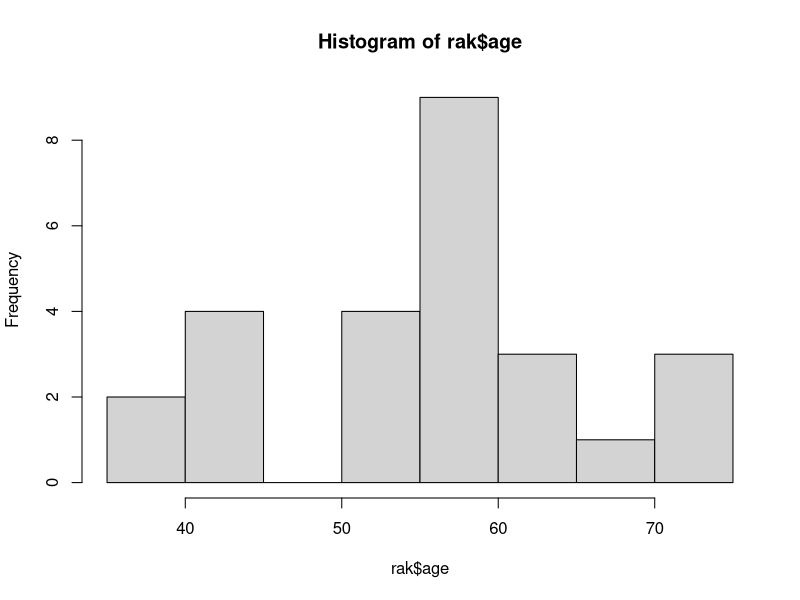

Source code (R): (Note: this script raises an error after producing the figure.)
library(survival)
library(survminer)

rak <- ovarian
rak.surv <- Surv(time = ovarian$futime, event = ovarian$fustat)
rak.surv  

#ggsurvplot(rak.fit, data=rak, pval = TRUE)

rak.hist <- hist(rak$age)

rak$age <- ifelse(rak$age >= 55, 1, 0) #granica podziału ===> 55 lat

# AGE
rak.fit.age <- survfit(rak.surv ~ age, data=rak)
summary(rak.fit.age)

rak.result.age <- survfit(rak.surv ~ age, data = rak)

g1 <- ggsurvplot(rak.result.age, data=rak, pval = TRUE)
g1

# RESID.DS
rak.fit.resid <- survfit(rak.surv ~ resid.ds, data=rak)
summary(rak.fit.resid)

rak.result.resid <- survfit(rak.surv ~ resid.ds, data = rak)

g2 <- ggsurvplot(rak.result.resid, data=rak, pval = TRUE)
g2

# ECOG.PS
rak.fit.ecog <- survfit(rak.surv ~ ecog.ps, data=rak)
summary(rak.fit.resid)

rak.result.ecog <- survfit(rak.surv ~ ecog.ps, data = rak)

g3 <- ggsurvplot(rak.result.ecog, data=rak, pval = TRUE)
g3

#H0: Funkcje przeżycia w różnych grupach nie różnią się statystycznie od siebie.

# AGE: S(t) różnią się statystycznie w różnych gruupach.
# Resid: S(t) nie różnią się staystycznie w grupach.
# Ecog: S(t) nie różnią się statystycznie w grupach.